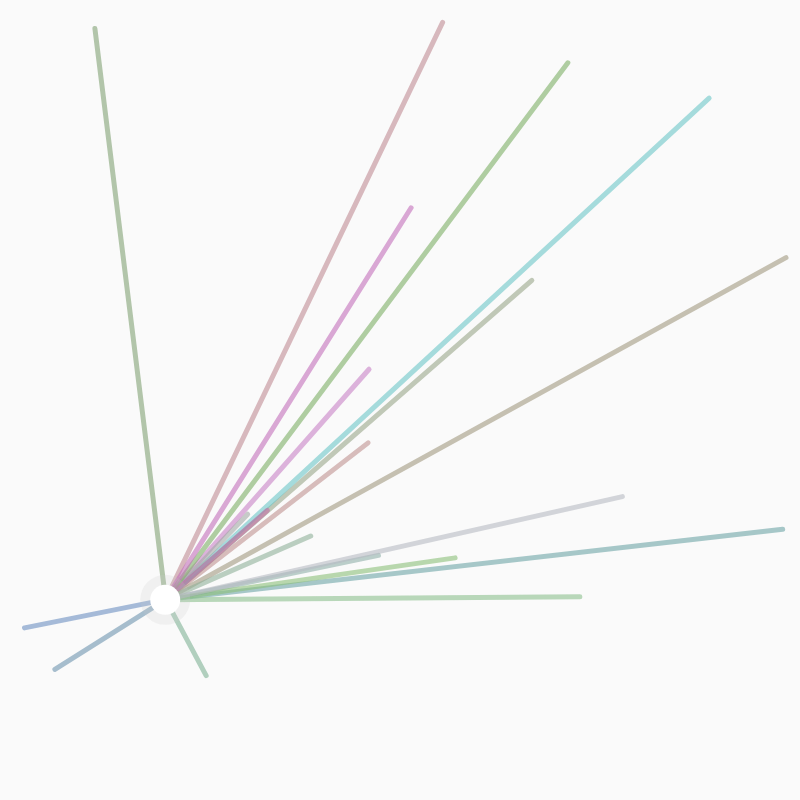
Frame 1 (no input)
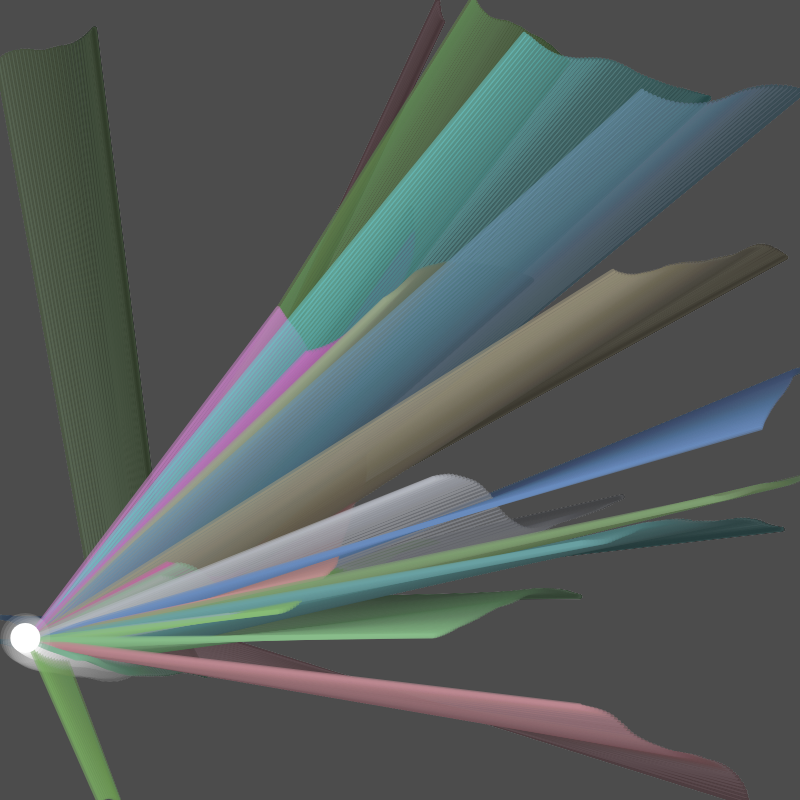
Frame 60 (no input)
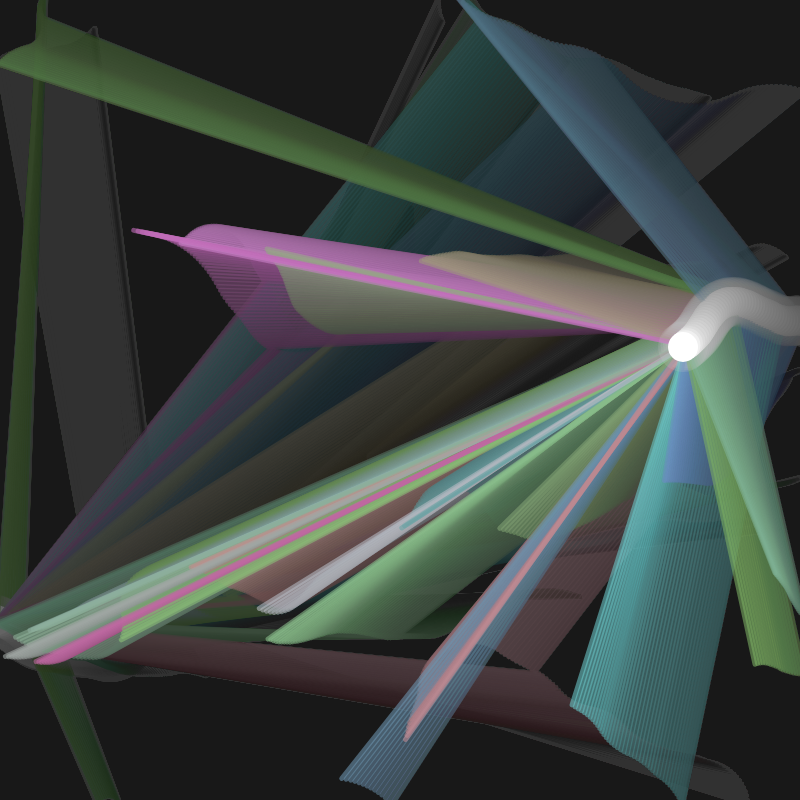
Frame 120 (the mouse pressed at the canvas centre since frame 60)

The p5.js sketch that drew these frames (run headless with seeded random() and noise() and a simulated clock; from frame 60 on, the mouse is pressed at the canvas centre):

// p5.js sketch
// ── sketch.js
// Flowfield object
let flow;
// An ArrayList of vehicles
let vehicles = [];
let leader;

function setup() {
  //background(255)
  createCanvas(800, 800);
  blendMode(BLEND);
  // Make a new flow field with "resolution" of 10
  flow = new FlowField(10);
  leader = new Vehicle(
    random(width),
    random(height),
    random(2, 5),
    random(0.1, 0.5),
    true
  );
  for (let i = 0; i < 20; i++) {
    vehicles.push(
      new Vehicle(
        random(width),
        random(height),
        random(2, 5),
        random(0.1, 0.5),
        false
      )
    );
  }
}

function draw() {
  background(0, 5);
  for (let i = 0; i < vehicles.length; i++) {
    vehicles[i].follow(flow);
    vehicles[i].run();
  }
  //leader after so its on top
  leader.follow(flow);
  leader.run();
}

class Vehicle {
  constructor(x, y, ms, mf, isleader) {
    this.position = createVector(x, y);
    this.acceleration = createVector(0, 0);
    this.velocity = createVector(0, 0);
    this.r = 4;
    this.maxspeed = ms;
    this.maxforce = mf;
    this.red = random(100, 200);
    this.blue = random(100, 200);
    this.green = random(100, 200);
    this.origin = random(width);
    this.isLeader = isleader;
    this.distance = createVector(0, 0);
  }

  run() {
    this.update();
    this.borders();
    this.show();
  }

  // Implementing Reynolds' flow field following algorithm
  follow(flow) {
    // What is the vector at that spot in the flow field?
    let desired = flow.lookup(this.position);
    // Scale it up by maxspeed
    desired.mult(this.maxspeed);
    // Steering is desired minus velocity
    let steer = p5.Vector.sub(desired, this.velocity);
    steer.limit(this.maxforce); // Limit to maximum steering force
    this.applyForce(steer);
  }

  applyForce(force) {
    // We could add mass here if we want A = F / M
    this.acceleration.add(force);
  }

  // Method to update location
  update() {
    // Update velocity
    this.velocity.add(this.acceleration);
    // Limit speed
    this.velocity.limit(this.maxspeed);
    this.position.add(this.velocity);
    // Reset acceleration to 0 each cycle
    this.acceleration.mult(0);
  }

  // Wraparound
  borders() {
    if (this.position.x < -this.r) {
      this.position.x = width + this.r;
      this.position.y = random(height);
      this.origin = random(width);
    }
    if (this.position.y < -this.r) {
      this.position.x = random(width);
      this.position.y = height + this.r;
      this.origin = random(width);
    }
    if (this.position.x > width + this.r) {
      this.position.x = -this.r;
      this.position.y = random(height);
      this.origin = random(width);
    }
    if (this.position.y > height + this.r) {
      this.position.y = -this.r;
      this.position.x = random(width);
      this.origin = random(width);
    }
  }
  show() {

    if (this.isLeader) { //leader is a white ball witha "glow"
      noStroke();
      fill(200, 50);
      circle(this.position.x, this.position.y, 50);
      fill(255);
      circle(this.position.x, this.position.y, 30);
    } else { //rest follow flow lines, but also draw a line from its position to leader
      stroke(this.red, this.blue, this.green, 150);
      strokeWeight(5);
      line(
        this.position.x,
        this.position.y,
        leader.position.x,
        leader.position.y
      );
    }
  }
}

class FlowField {
  constructor(r) {
    this.resolution = r;

    this.cols = width / this.resolution;
    this.rows = height / this.resolution;

    this.field = new Array(this.cols);
    for (let i = 0; i < this.cols; i++) {
      this.field[i] = new Array(this.rows);
    }

    // Reseed noise for a new flow field each time
    noiseSeed(random(10000));
    let xoff = 0;
    for (let i = 0; i < this.cols; i++) {
      let yoff = 0;
      for (let j = 0; j < this.rows; j++) {
        //use Perlin noise to create the vectors.
        let angle = map(noise(xoff, yoff), 0, 1, 0, TWO_PI);
        this.field[i][j] = p5.Vector.fromAngle(angle);
        yoff += 0.1;
      }
      xoff += 0.1;
    }
  }

  // Draw every vector
  show() {
    for (let i = 0; i < this.cols; i++) {
      for (let j = 0; j < this.rows; j++) {
        let w = width / this.cols;
        let h = height / this.rows;
        let v = this.field[i][j].copy();
        v.setMag(w * 0.5);
        let x = i * w + w / 2;
        let y = j * h + h / 2;
        stroke(100);
        strokeWeight(5);
        line(x, y, x + v.x, y + v.y);
      }
    }
  }

  //A function to return a p5.Vector based on a position
  lookup(position) {
    let column = constrain(
      floor(position.x / this.resolution),
      0,
      this.cols - 1
    );
    let row = constrain(floor(position.y / this.resolution), 0, this.rows - 1);
    return this.field[column][row].copy();
  }
}
